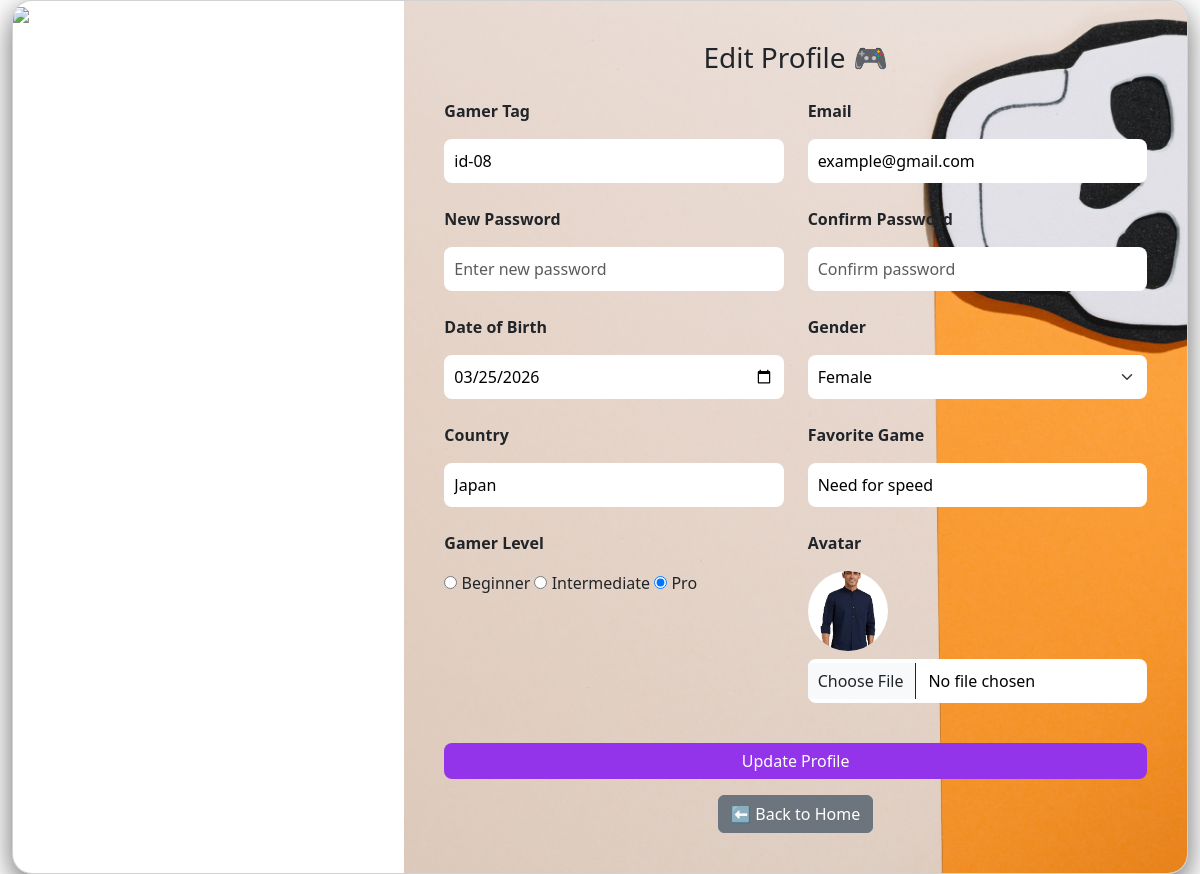
Page /profile.php (signed in) on the committed database.
### tables this page shows
CREATE TABLE `users` (
  `id` int(11) NOT NULL,
  `gamer_tag` varchar(100) DEFAULT NULL,
  `email` varchar(100) DEFAULT NULL,
  `password` varchar(255) DEFAULT NULL,
  `dob` date DEFAULT NULL,
  `gender` varchar(20) DEFAULT NULL,
  `country` varchar(50) DEFAULT NULL,
  `favorite_game` varchar(100) DEFAULT NULL,
  `gamer_level` varchar(20) DEFAULT NULL,
  `avatar` varchar(255) DEFAULT NULL,
  `role` varchar(20) DEFAULT 'user',
  `status` varchar(20) DEFAULT 'active',
  `otp` varchar(10) DEFAULT NULL,
  `otp_expiry` datetime DEFAULT NULL
);

### profile.php (the view, shortened to what this page needs)
<?php
include("db.php");
$id = $_SESSION['user_id'];
$result = $conn->query("SELECT * FROM users WHERE id=$id");
$user = $result->fetch_assoc();
?>
<!DOCTYPE html>
<html lang="en">
<head>
    <link href="https://cdn.jsdelivr.net/npm/bootstrap@5.3.2/dist/css/bootstrap.min.css" rel="stylesheet">
</head>
<body>
    <section class="container-fluid d-flex justify-content-center align-items-center" style="min-height:100vh;">
        <div class="card card-profile overflow-hidden">
            <div class="row g-0">
                <div class="col-md-4 d-none d-md-block">
                    <img src="images/neon-gaming-background.jpg" class="img-fluid h-100">
                </div>
                <div class="col-md-8 right-container">
                    <h3 class="text-center text-dark mb-4">Edit Profile 🎮</h3>
                    <form action="update_profile.php" method="POST" enctype="multipart/form-data">
                        <div class="row">
                            <div class="col-md-6 mb-4">
                                <label class="mb-3">Gamer Tag</label>
                                <input type="text" name="gamer_tag" class="form-control"
                                    value="<?php echo htmlspecialchars($user['gamer_tag']); ?>">
                            </div>
                            <div class="col-md-6 mb-4">
                                <label class="mb-3">Email</label>
                                <input type="email" name="email" class="form-control"
                                    value="<?php echo htmlspecialchars($user['email']); ?>">
                            </div>
                            <div class="col-md-6 mb-4">
                                <label class="mb-3">New Password</label>
                                <input type="password" name="password" class="form-control" placeholder="Enter new password">
                            </div>
                            <div class="col-md-6 mb-4">
                                <label class="mb-3">Confirm Password</label>
                                <input type="password" placeholder="Confirm password" name="confirm_password" class="form-control">
                            </div>
                            <div class="col-md-6 mb-4">
                                <label class="mb-3">Date of Birth</label>
                                <input type="date" name="dob" class="form-control"
                                    value="<?php echo $user['dob']; ?>">
                            </div>
                            <div class="col-md-6 mb-4">
                                <label class="mb-3">Gender</label>
                                <select name="gender" class="form-select">
                                    <option <?php if ($user['gender'] == "Female") echo "selected"; ?>>Female</option>
                                </select>
                            </div>
                            <div class="col-md-6 mb-4">
                                <label class="mb-3">Country</label>
                                <input type="text" name="country" class="form-control"
                                    value="<?php echo htmlspecialchars($user['country']); ?>">
                            </div>
                            <div class="col-md-6 mb-4">
                                <label class="mb-3">Favorite Game</label>
                                <input type="text" name="favorite_game" class="form-control"
                                    value="<?php echo htmlspecialchars($user['favorite_game']); ?>">
                            </div>
                            <div class="col-md-6 mb-4">
                                <label class="mb-3">Gamer Level</label><br>
                                <input type="radio" name="gamerLevel" value="Beginner"
                                    <?php if ($user['gamer_level'] == "Beginner") echo "checked"; ?>> Beginner
                                <input type="radio" name="gamerLevel" value="Intermediate"
                                    <?php if ($user['gamer_level'] == "Intermediate") echo "checked"; ?>> Intermediate
                                <input type="radio" name="gamerLevel" value="Pro"
                                    <?php if ($user['gamer_level'] == "Pro") echo "checked"; ?>> Pro
                            </div>
                            <div class="col-md-6 mb-4">
                                <label class="mb-3">Avatar</label><br>
                                <img src="uploads/<?php echo $user['avatar']; ?>" width="80" height="80" class="avatar-img mb-2"><br>
                                <input type="file" name="avatar" class="form-control">
                            </div>
                            <div class="col-md-12 mt-3">
                                <button class="btn btn-update w-100 text-white">Update Profile</button>
                            </div>
                            <div class="col-md-12 mt-3 text-center">
                                <a href="index.php" class="btn btn-secondary">⬅ Back to Home</a>
                            </div>
                        </div>
                    </form>
                </div>
            </div>
        </div>
    </section>
</body>
</html>

### profile.php (style rules this page uses)
body { background-image: url("images/scene-professional-esports-gamer-profile-colored-with-red-blue-light-generative-ai.jpg"); background-size: cover; background-position: center; background-repeat: no-repeat; min-height: 100vh; }
.card-profile { border-radius: 20px; box-shadow: 0 10px 30px rgba(0, 0, 0, 0.6); }
.right-container { background-image: url("images/handmade-skull-laid-orange-paper-stripe.jpg"); background-size: cover; background-position: center; background-repeat: no-repeat; padding: 40px; }
label { font-weight: 600; }
.form-control, .form-select { padding: 10px; border-radius: 8px; color: black; border: none; }
.btn-update { background: #9333ea; border: none; border-radius: 8px; }
.avatar-img { border-radius: 50%; object-fit: cover; }

### rows in the picture
users: gamer_tag "id-08", email "example@gmail.com", dob "03/25/2026", gender "Female", country "Japan", favorite_game "Need for speed", gamer_level "☑", avatar (picture)
